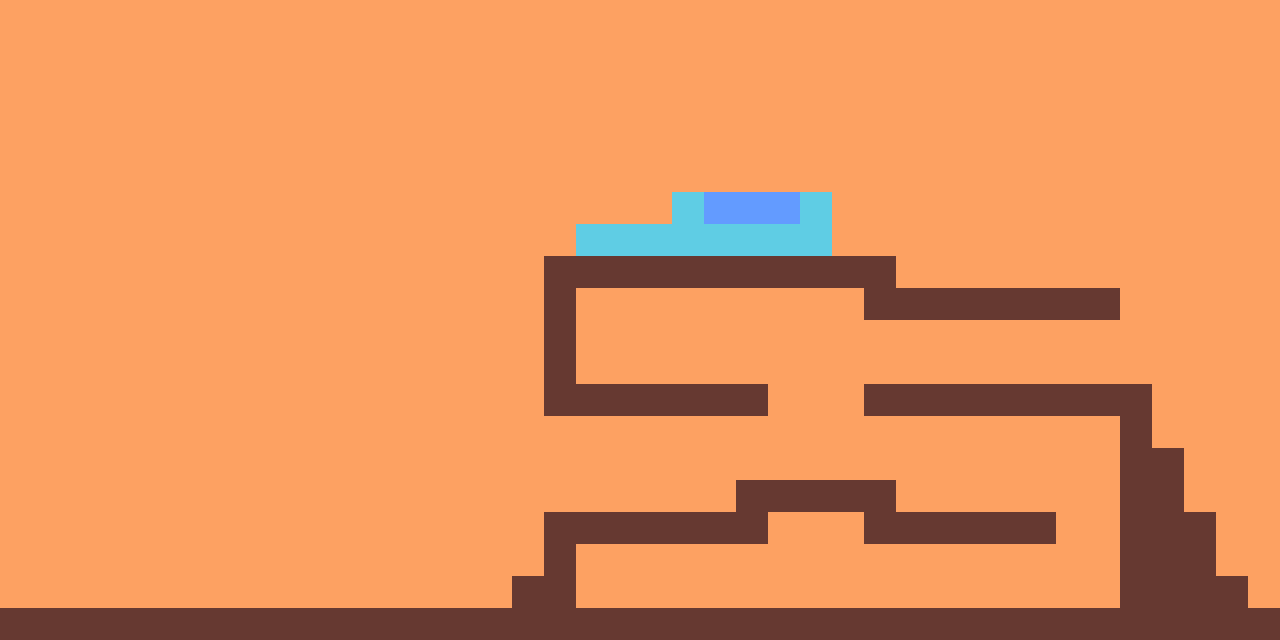

Below is a game level as drawn by its tile map, then a one-line description and the .tmx file that defines it, in full:
An orthogonal 40x20 tile map with 32x32 px tiles, 2 tile layers (Tile Layer 1, Tile Layer 2), 2 tilesets and 19 objects.

<map version="1.2" tiledversion="1.3.4" orientation="orthogonal" renderorder="right-down" width="40" height="20" tilewidth="32" tileheight="32" infinite="0" nextlayerid="4" nextobjectid="26">
 <editorsettings>
  <export target="../assets/test-map" format="lua" />
 </editorsettings>
 <tileset firstgid="1" source="../assets/test-tileset.tsx" />
 <tileset firstgid="3" source="../assets/test2-tileset.tsx" />
 <layer id="1" name="Tile Layer 1" width="40" height="20">
  <data encoding="csv">
1,1,1,1,1,1,1,1,1,1,1,1,1,1,1,1,1,1,1,1,1,1,1,1,1,1,1,1,1,1,1,1,1,1,1,1,1,1,1,1,
1,1,1,1,1,1,1,1,1,1,1,1,1,1,1,1,1,1,1,1,1,1,1,1,1,1,1,1,1,1,1,1,1,1,1,1,1,1,1,1,
1,1,1,1,1,1,1,1,1,1,1,1,1,1,1,1,1,1,1,1,1,1,1,1,1,1,1,1,1,1,1,1,1,1,1,1,1,1,1,1,
1,1,1,1,1,1,1,1,1,1,1,1,1,1,1,1,1,1,1,1,1,1,1,1,1,1,1,1,1,1,1,1,1,1,1,1,1,1,1,1,
1,1,1,1,1,1,1,1,1,1,1,1,1,1,1,1,1,1,1,1,1,1,1,1,1,1,1,1,1,1,1,1,1,1,1,1,1,1,1,1,
1,1,1,1,1,1,1,1,1,1,1,1,1,1,1,1,1,1,1,1,1,1,1,1,1,1,1,1,1,1,1,1,1,1,1,1,1,1,1,1,
1,1,1,1,1,1,1,1,1,1,1,1,1,1,1,1,1,1,1,1,1,4,3,3,3,4,1,1,1,1,1,1,1,1,1,1,1,1,1,1,
1,1,1,1,1,1,1,1,1,1,1,1,1,1,1,1,1,1,4,4,4,4,4,4,4,4,1,1,1,1,1,1,1,1,1,1,1,1,1,1,
1,1,1,1,1,1,1,1,1,1,1,1,1,1,1,1,1,2,2,2,2,2,2,2,2,2,2,2,1,1,1,1,1,1,1,1,1,1,1,1,
1,1,1,1,1,1,1,1,1,1,1,1,1,1,1,1,1,2,1,1,1,1,1,1,1,1,1,2,2,2,2,2,2,2,2,1,1,1,1,1,
1,1,1,1,1,1,1,1,1,1,1,1,1,1,1,1,1,2,1,1,1,1,1,1,1,1,1,1,1,1,1,1,1,1,1,1,1,1,1,1,
1,1,1,1,1,1,1,1,1,1,1,1,1,1,1,1,1,2,1,1,1,1,1,1,1,1,1,1,1,1,1,1,1,1,1,1,1,1,1,1,
1,1,1,1,1,1,1,1,1,1,1,1,1,1,1,1,1,2,2,2,2,2,2,2,1,1,1,2,2,2,2,2,2,2,2,2,1,1,1,1,
1,1,1,1,1,1,1,1,1,1,1,1,1,1,1,1,1,1,1,1,1,1,1,1,1,1,1,1,1,1,1,1,1,1,1,2,1,1,1,1,
1,1,1,1,1,1,1,1,1,1,1,1,1,1,1,1,1,1,1,1,1,1,1,1,1,1,1,1,1,1,1,1,1,1,1,2,2,1,1,1,
1,1,1,1,1,1,1,1,1,1,1,1,1,1,1,1,1,1,1,1,1,1,1,2,2,2,2,2,1,1,1,1,1,1,1,2,2,1,1,1,
1,1,1,1,1,1,1,1,1,1,1,1,1,1,1,1,1,2,2,2,2,2,2,2,1,1,1,2,2,2,2,2,2,1,1,2,2,2,1,1,
1,1,1,1,1,1,1,1,1,1,1,1,1,1,1,1,1,2,1,1,1,1,1,1,1,1,1,1,1,1,1,1,1,1,1,2,2,2,1,1,
1,1,1,1,1,1,1,1,1,1,1,1,1,1,1,1,2,2,1,1,1,1,1,1,1,1,1,1,1,1,1,1,1,1,1,2,2,2,2,1,
2,2,2,2,2,2,2,2,2,2,2,2,2,2,2,2,2,2,2,2,2,2,2,2,2,2,2,2,2,2,2,2,2,2,2,2,2,2,2,2
</data>
 </layer>
 <layer id="3" name="Tile Layer 2" width="40" height="20">
  <data encoding="csv">
0,0,0,0,0,0,0,0,0,0,0,0,0,0,0,0,0,0,0,0,0,0,0,0,0,0,0,0,0,0,0,0,0,0,0,0,0,0,0,0,
0,0,0,0,0,0,0,0,0,0,0,0,0,0,0,0,0,0,0,0,0,0,0,0,0,0,0,0,0,0,0,0,0,0,0,0,0,0,0,0,
0,0,0,0,0,0,0,0,0,0,0,0,0,0,0,0,0,0,0,0,0,0,0,0,0,0,0,0,0,0,0,0,0,0,0,0,0,0,0,0,
0,0,0,0,0,0,0,0,0,0,0,0,0,0,0,0,0,0,0,0,0,0,0,0,0,0,0,0,0,0,0,0,0,0,0,0,0,0,0,0,
0,0,0,0,0,0,0,0,0,0,0,0,0,0,0,0,0,0,0,0,0,0,0,0,0,0,0,0,0,0,0,0,0,0,0,0,0,0,0,0,
0,0,0,0,0,0,0,0,0,0,0,0,0,0,0,0,0,0,0,0,0,0,0,0,0,0,0,0,0,0,0,0,0,0,0,0,0,0,0,0,
0,0,0,0,0,0,0,0,0,0,0,0,0,0,0,0,0,0,0,0,0,0,0,0,0,0,0,0,0,0,0,0,0,0,0,0,0,0,0,0,
0,0,0,0,0,0,0,0,0,0,0,0,0,0,0,0,0,0,0,0,0,0,0,0,0,0,0,0,0,0,0,0,0,0,0,0,0,0,0,0,
0,0,0,0,0,0,0,0,0,0,0,0,0,0,0,0,0,0,0,0,0,0,0,0,0,0,0,0,0,0,0,0,0,0,0,0,0,0,0,0,
0,0,0,0,0,0,0,0,0,0,0,0,0,0,0,0,0,0,0,0,0,0,0,0,0,0,0,0,0,0,0,0,0,0,0,0,0,0,0,0,
0,0,0,0,0,0,0,0,0,0,0,0,0,0,0,0,0,0,0,0,0,0,0,0,0,0,0,0,0,0,0,0,0,0,0,0,0,0,0,0,
0,0,0,0,0,0,0,0,0,0,0,0,0,0,0,0,0,0,0,0,0,0,0,0,0,0,0,0,0,0,0,0,0,0,0,0,0,0,0,0,
0,0,0,0,0,0,0,0,0,0,0,0,0,0,0,0,0,0,0,0,0,0,0,0,0,0,0,0,0,0,0,0,0,0,0,0,0,0,0,0,
0,0,0,0,0,0,0,0,0,0,0,0,0,0,0,0,0,0,0,0,0,0,0,0,0,0,0,0,0,0,0,0,0,0,0,0,0,0,0,0,
0,0,0,0,0,0,0,0,0,0,0,0,0,0,0,0,0,0,0,0,0,0,0,0,0,0,0,0,0,0,0,0,0,0,0,0,0,0,0,0,
0,0,0,0,0,0,0,0,0,0,0,0,0,0,0,0,0,0,0,0,0,0,0,0,0,0,0,0,0,0,0,0,0,0,0,0,0,0,0,0,
0,0,0,0,0,0,0,0,0,0,0,0,0,0,0,0,0,0,0,0,0,0,0,0,0,0,0,0,0,0,0,0,0,0,0,0,0,0,0,0,
0,0,0,0,0,0,0,0,0,0,0,0,0,0,0,0,0,0,0,0,0,0,0,0,0,0,0,0,0,0,0,0,0,0,0,0,0,0,0,0,
0,0,0,0,0,0,0,0,0,0,0,0,0,0,0,0,0,0,0,0,0,0,0,0,0,0,0,0,0,0,0,0,0,0,0,0,0,0,0,0,
0,0,0,0,0,0,0,0,0,0,0,0,0,0,0,0,0,0,0,0,0,0,0,0,0,0,0,0,0,0,0,0,0,0,0,0,0,0,0,0
</data>
 </layer>
 <objectgroup id="2" name="Collision Layer">
  <properties>
   <property name="isCollision" type="bool" value="true" />
  </properties>
  <object id="5" x="0" y="608" width="1280" height="32" />
  <object id="7" x="1120" y="416" width="32" height="192" />
  <object id="8" x="1152" y="448" width="32" height="160" />
  <object id="9" x="1184" y="512" width="32" height="96" />
  <object id="10" x="1216" y="576" width="32" height="32" />
  <object id="11" x="864" y="512" width="192" height="32" />
  <object id="12" x="736" y="480" width="160" height="32" />
  <object id="14" x="544" y="512" width="224" height="32" />
  <object id="15" x="544" y="544" width="32" height="64" />
  <object id="16" x="512" y="576" width="32" height="32" />
  <object id="17" x="544" y="384" width="224" height="32" />
  <object id="18" x="544" y="256" width="32" height="128" />
  <object id="19" x="576" y="256" width="288" height="32" />
  <object id="20" x="864" y="256" width="32" height="64" />
  <object id="21" x="896" y="288" width="224" height="32" />
  <object id="22" x="864" y="384" width="288" height="32" />
  <object id="23" x="576" y="224" width="256" height="32" />
  <object id="24" x="672" y="192" width="32" height="32" />
  <object id="25" x="800" y="192" width="32" height="32" />
 </objectgroup>
</map>